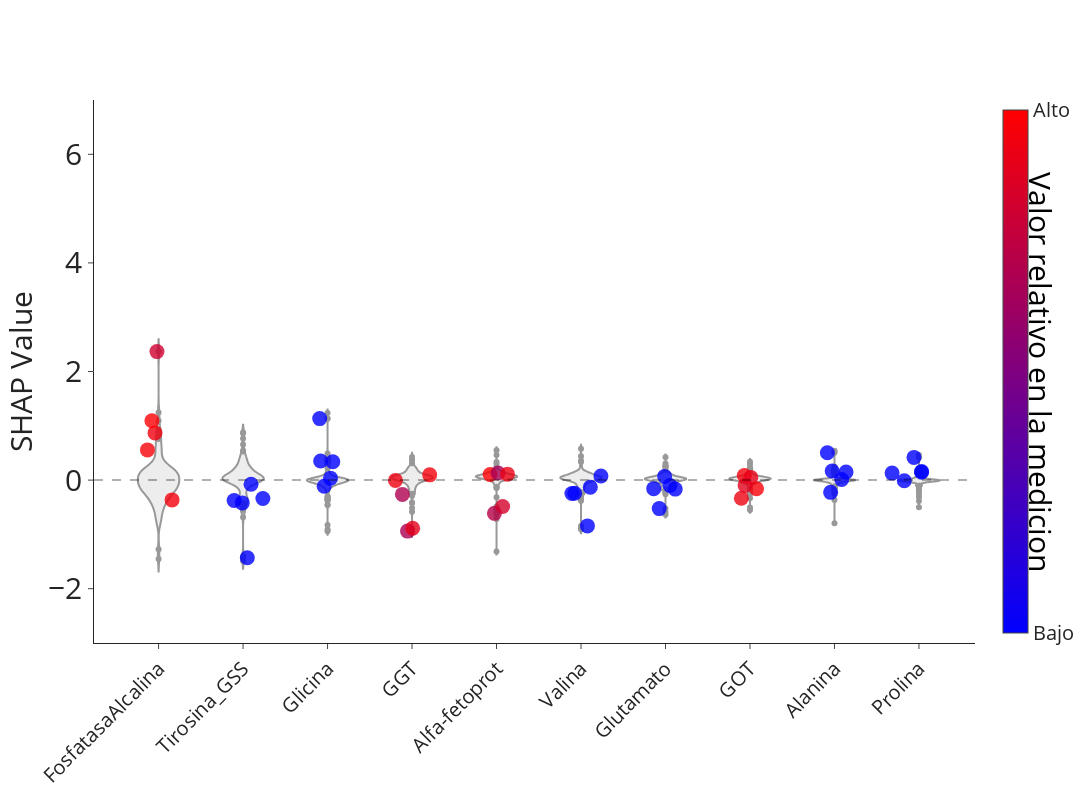

This figure's notebook cell:
### Code cell
import plotly.graph_objects as go
import plotly.express as px
import numpy as np

N_FEATURES : int = 10 # Features a mostrar

for PACIENTE in range(0,16):
    
    print(f"Mostrando ventana de [{(PACIENTE)*6}:{(PACIENTE+1)*6-1}]")

    fig = go.Figure()
    for n, feature in enumerate(df2.columns[:N_FEATURES]):

        fig.add_trace(go.Violin(
            y=pd_shap_values_alterado_colapsado[feature], 
            x=[n]*df2.shape[0], 
            name=feature,
            box_visible=False,
            meanline_visible=False,
            opacity=0.4,
            line_color='black',
            fillcolor='lightgray',
        ))

        # PUNTOS DE LA FIGURA
        fig.add_trace(go.Scatter(
            y=pd_shap_values_alterado_colapsado[feature][(PACIENTE)*6:(PACIENTE+1)*6-1], 
            x=np.random.normal(n,0.1,df2.shape[0])[(PACIENTE)*6:(PACIENTE+1)*6-1], # Dummy con distribucion normal para separar puntos
            mode='markers',
            marker=dict(
                size=15, 
                color=df2[feature].rank(pct=True), 
                colorscale="bluered", 
                opacity=0.8,
            ),
            name=feature,
            orientation='h', # 
        ))

    # Define los Ticks con los nombres de las features
    fig.update_xaxes(
        tickvals=list(range(N_FEATURES)), 
        ticktext=df2[:N_FEATURES].columns,
        tickangle=-45, 
        tickfont=dict(size=20),
    )
    
    # Define la escala del eje vertical, dentro de los SHAP values normales
    fig.update_yaxes(
        title="SHAP Value",
        range=[-3,7],
        tickfont=dict(size=30),
    )

    # Trace vacio para poner la escala de color...
    fig.add_trace(go.Scatter(
        x=[None], y=[None], mode='markers',
        marker=dict(
            colorscale="bluered", 
            showscale=True,
            cmin=-5, cmax=5,
            colorbar=dict(
                thickness=25, 
                tickvals=[-5, 5], 
                ticktext=['Bajo', 'Alto'], 
                outlinewidth=1, 
                tickfont=dict(size=20),
                #orientation='h', # Barra horizontal
            )
        ),
        hoverinfo='none'
    ))
    # ...y le pone una anotacion titulo a dicha barra de color
    # (esto es para la barra vertical al costado derecho)
    fig.add_annotation(text="Valor relativo en la medicion", # TODO: mejor descripcion?
        xref="paper", yref="paper",
        x=1.1, y=0.5, textangle=90, 
        showarrow=False,
        font=dict(
            color="black",
            size=30
        ),
    )

    # Inlcuye una linea para aportes positivos de negativos
    fig.add_hline(
        y=0.0, 
        line_width=2, 
        line_dash="dash", 
        line_color="black"
    )
    fig.update_yaxes(title_font=dict(size=30))


    fig.update_layout(
        # title="Model feature importance",
        template='simple_white',
        showlegend=False, 
        coloraxis_showscale=True,
        autosize=False,
        width=1900, # MODIFICAR PARA ESCALA DE FIGURA
        height=800, # MODIFICAR PARA ESCALA DE FIGURA
    )

    fig.write_image(f"fig/shap_paciente_{PACIENTE}.png")
fig.show()
